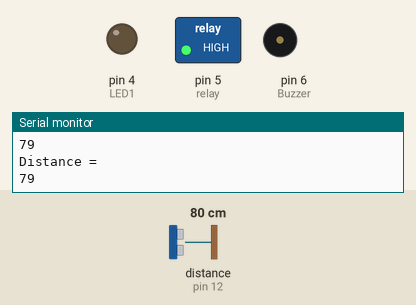
This sketch was run on a simulated Arduino Uno, built with avr-gcc and run on an emulated ATmega328P. Shown: switched loads named in the sketch (green lamp = pin HIGH), output pins drawn as LEDs (lit = HIGH), buzzer (waves = sounding, pin HIGH), the last lines printed to the serial monitor. Dashed ring = blinking. The inputs (shaded band) are chosen by the test bench; at power-on: distance to the obstacle (sensor on pin 12) 80 cm. The echo pulse lasts 58.3 µs per cm; pins used as bus, display or sensor lines are not drawn.

Above: at 1.2 s.
1.3 s: distance to the obstacle (sensor on pin 12) set to 45 cm
2.8 s: distance to the obstacle (sensor on pin 12) set to 38 cm
At 3.9 s:
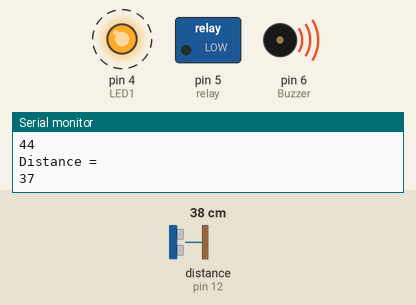
5.8 s: distance to the obstacle (sensor on pin 12) set to 2 cm
At 8.2 s:
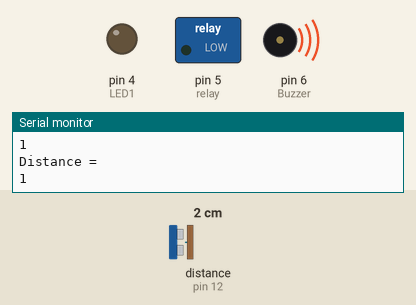
8.8 s: distance to the obstacle (sensor on pin 12) set to 35 cm
At 9.5 s:
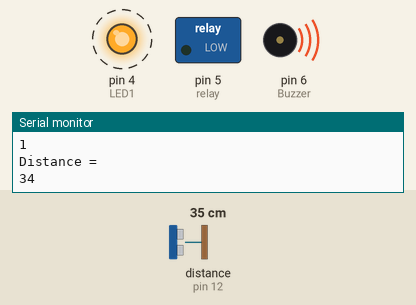
Timing chart, 0 to 12.8 s (numbered marks = the images above; inputs shaded):
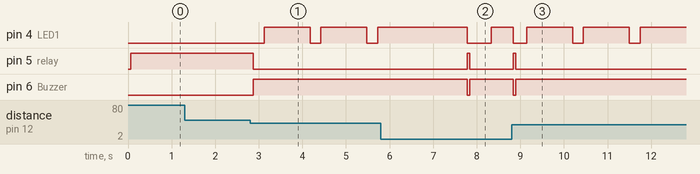

Measured:
- the behaviour switches between 42 and 41 cm on distance to the obstacle (sensor on pin 12) (found by bisection; images 0 and 1)
- after the input at 2.8 s, pin 4 (LED1): alternates HIGH for 1.1 s and LOW for 0.25 s, starting after 0.32 s; pin 5 (relay): HIGH → LOW after 0.07 s; pin 6 (Buzzer): LOW → HIGH after 0.07 s
- after the input at 5.8 s, pin 5 (relay): LOW → HIGH after 2.0 s, → LOW 0.05 s later; pin 6 (Buzzer): HIGH → LOW after 2.0 s, → HIGH 0.05 s later
- after the input at 8.8 s, pin 5 (relay): goes on until 8.9 s, then stays LOW; pin 6 (Buzzer): goes on until 8.9 s, then stays HIGH

The sketch:

ultrasonicsensorwithmotorbuzzerplustwoled.ino
```cpp
int echo = 12;
int duration;
int distance;
int relay = 5;
int trig = 11;
int Buzzer = 6;
int LED1 = 4;
int LED2 = 13;


void setup() {
  // put your setup code here, to run once:
  pinMode(trig,OUTPUT);
  pinMode(relay,OUTPUT);
  pinMode(Buzzer,OUTPUT);
  pinMode(LED1,OUTPUT);
  pinMode(LED1,OUTPUT);
  pinMode(echo,INPUT);


   Serial.begin(9600);

}

void loop() {
  // put your main code here, to run repeatedly:
  digitalWrite(trig,HIGH);
  delay(2);
  digitalWrite(trig,LOW);
  duration = pulseIn(echo,HIGH);
  distance = (duration * 0.034)/2;
  Serial.println("Distance =");
  Serial.println(distance);
  delay(50);
  if (distance<=20){
    digitalWrite(relay,LOW);
    digitalWrite(Buzzer,HIGH);
     delay(500);
    digitalWrite(LED1,HIGH);
    delay(500);


    }
  else{
     digitalWrite(relay,HIGH);
     digitalWrite(Buzzer,LOW);
     digitalWrite(LED1,LOW);

    }
    if (distance>20&& distance <=40){
    digitalWrite(relay,LOW);
    digitalWrite(Buzzer,HIGH);
     delay(250);
    digitalWrite(LED1,HIGH);
    delay(500);
    digitalWrite(LED2,HIGH);
    delay(500);


    }
  else{
     digitalWrite(relay,HIGH);
     digitalWrite(Buzzer,LOW);
     digitalWrite(LED1,LOW);
     digitalWrite(LED2,LOW);

 //return distance;
  }
}
```
